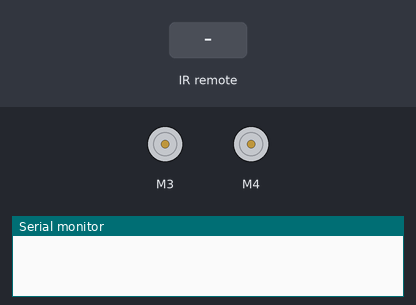
The sketch below on a simulated Arduino Uno, built with avr-gcc and run on an emulated ATmega328P. Shown: 2 × DC motor (green arrow = forward, orange = backward, longer = faster), the last lines printed to the serial monitor. Inputs (shaded band) come from the test bench.

Above: at 1.2 s.
1.3 s: infrared code 0xFF18E7 received
At 2.2 s:
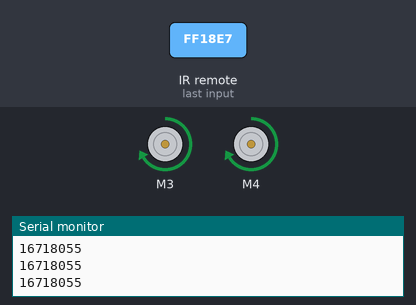
Timing chart, 0 to 4.3 s (numbered marks = the images above; inputs shaded):
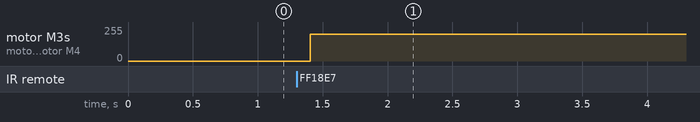

The sketch:

main.ino
```cpp
/*
  IR controlled car with arduino
  @ZAIDAJANI
*/

#include <AFMotor.h>
#include <IRremote.h>

AF_DCMotor motor1(3);
AF_DCMotor motor2(4);

IRrecv IR(A0);
decode_results result;

int Speed = 200;

#define up 16718055
#define down 16730805
#define left 16716015
#define right 16734885
#define Stop 16726215

void setup() {
  Serial.begin(9600);
  motor1.setSpeed(Speed);
  motor2.setSpeed(Speed);
  IR.enableIRIn();
}

void loop() {
  if (IrReceiver.decode(&result)) {
    Serial.println(result.value);
    IR.resume();
  }
  delay(100);
  if (result.value == up ) {
    motor1.run(FORWARD);
    motor2.run(FORWARD);
  } else if (result.value == down ) {
    motor1.run(BACKWARD);
    motor2.run(BACKWARD);
  } else if (result.value == Stop) {
    motor1.run(RELEASE);
    motor2.run(RELEASE);
  } else if (result.value == left) {
    motor1.run(FORWARD);
    motor2.run(BACKWARD);
  } else if (result.value == right) {
    motor1.run(BACKWARD);
    motor2.run(FORWARD);
  }
}
```

Measured:
- after the input at 1.3 s, motor M3, motor M4: stopped → forward 200/255 after 0.10 s
